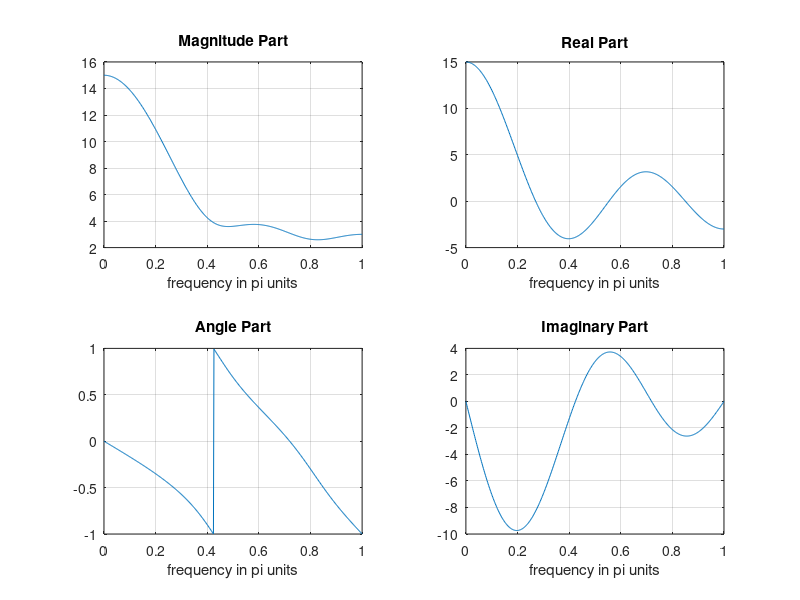

Recreate this plot in MATLAB.
n = -1:3; x = 1:5; k = 0:500; w = (pi / 500) * k;
X = x * (exp(-j * pi / 500)) .^ (n'*k);
magX = abs(X); angX = angle(X);
realX = real(X); imagX = imag(X);

subplot(2, 2, 1); plot(k / 500, magX); grid
xlabel("frequency in pi units"); title("Magnitude Part");

subplot(2, 2, 3); plot(k / 500, angX / pi); grid
xlabel("frequency in pi units"); title("Angle Part");

subplot(2, 2, 2); plot(k / 500, realX); grid
xlabel("frequency in pi units"); title("Real Part");

subplot(2, 2, 4); plot(k / 500, imagX); grid
xlabel("frequency in pi units"); title("Imaginary Part");